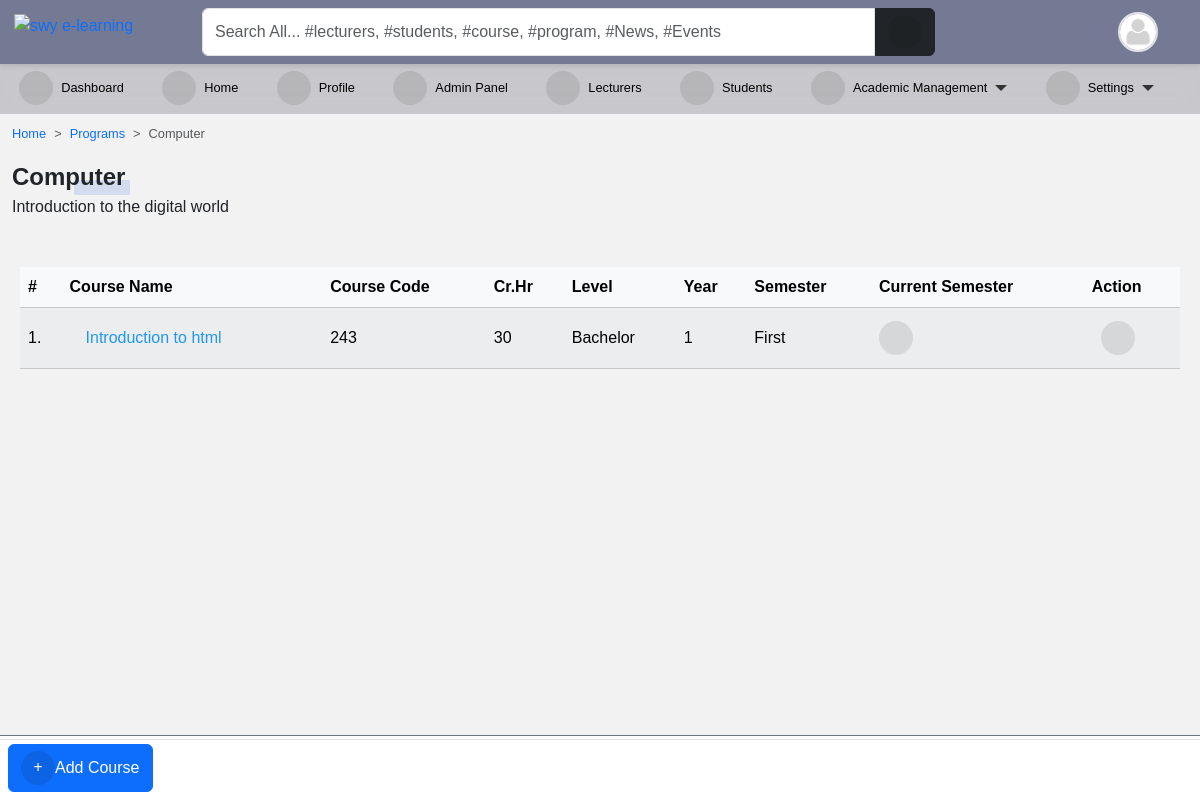
The app's page /programs/1/detail/ (signed in) with its own data.
### accounts/models.py (models this page shows, shortened)
class User(AbstractUser):
    is_student = models.BooleanField(default=False)
    is_lecturer = models.BooleanField(default=False)
    gender = models.CharField(max_length=1, choices=GENDERS, blank=True, null=True)
    phone = models.CharField(max_length=60, blank=True, null=True)
    address = models.CharField(max_length=60, blank=True, null=True)
    picture = models.ImageField(
        upload_to="profile_pictures/%y/%m/%d/", default="default.png", null=True
    )
    email = models.EmailField(blank=True, null=True)
    username_validator = ASCIIUsernameValidator()
    objects = CustomUserManager()
    class Meta:
        ordering = ("-date_joined",)
    @property
    def get_user_role(self):
        if self.is_superuser:
            role = "Admin"
        elif self.is_student:
            role = "Student"
        elif self.is_lecturer:
            role = "Lecturer"
        return role

### course/models.py (models this page shows, shortened)
class Program(models.Model):
    title = models.CharField(max_length=150, unique=True)
    summary = models.TextField(null=True, blank=True)
    objects = ProgramManager()

class Course(models.Model):
    slug = models.SlugField(blank=True, unique=True)
    title = models.CharField(max_length=200, null=True)
    code = models.CharField(max_length=200, unique=True, null=True)
    credit = models.IntegerField(null=True, default=0)
    summary = models.TextField(max_length=200, blank=True, null=True)
    program = models.ForeignKey(Program, on_delete=models.CASCADE)
    level = models.CharField(max_length=25, choices=LEVEL, null=True)
    year = models.IntegerField(choices=YEARS, default=0)
    semester = models.CharField(choices=SEMESTER, max_length=200)
    is_elective = models.BooleanField(default=False, blank=True, null=True)
    objects = CourseManager()
    def get_absolute_url(self):
        return reverse("course_detail", kwargs={"slug": self.slug})
    @property
    def is_current_semester(self):
        from core.models import Semester
        current_semester = Semester.objects.get(is_current_semester=True)
        if self.semester == current_semester.semester:
            return True
        else:
            return False

### course/views.py (the view)
# urls.py: path("<int:pk>/detail/", program_detail, name="program_detail"),
@login_required(login_url='login')
def program_detail(request, pk):
    program = Program.objects.get(pk=pk)
    courses = Course.objects.filter(program_id=pk).order_by("-year")
    credits = Course.objects.aggregate(Sum("credit"))
    paginator = Paginator(courses, 10)
    page = request.GET.get("page")
    courses = paginator.get_page(page)
    return render(
        request,
        "course/program_single.html",
        {
            "title": program.title,
            "program": program,
            "courses": courses,
            "credits": credits,
        },
    )

### templates/course/program_single.html (shortened to what this page needs)
{% extends 'base.html' %}
{% load static %}
{% block content %}
<nav style="--bs-breadcrumb-divider: '>';" aria-label="breadcrumb">
    <ol class="breadcrumb">
        <li class="breadcrumb-item"><a href="/">Home</a></li>
        <li class="breadcrumb-item"><a href="{% url 'programs' %}">Programs</a></li>
        <li class="breadcrumb-item active" aria-current="page">{{ program.title }}</li>
    </ol>
</nav>
{% if request.user.is_superuser or request.user.lecturer  %}
<div class="manage-wrap">
    <a class="btn btn-sm btn-primary" href="{% url 'course_add' pk=program.pk %}">Add
        Course</a>
</div>
{% endif %}
{% if program %}
<div class="title-1">{{ program.title }}</div>
{% if program.summary %}
<p>{{ program.summary }}</p>
{% endif %}
{% endif %}
{% if request.user.is_superuser or request.user.is_lecturer %}
<div class="manage-wrap">
    <a class="btn btn-primary" href="{% url 'course_add' pk=program.pk %}"><i class="fas fa-plus"></i>Add Course</a>
</div>
{% endif %}
<div class="table-responsive p-0 px-2 mt-5">
    <div class="table-shadow">
        <table class="table table-light table-striped">
            <thead>
                <tr>
                    <th>#</th>
                    <th> Course Name </th>
                    <th> Course Code </th>
                    <th> Cr.Hr </th>
                    <th> Level </th>
                    <th> Year </th>
                    <th> Semester </th>
                    <th> Current Semester </th>
                    {% if request.user.is_superuser %}
                    <th>Action</th>
                    {% endif %}
                </tr>
            </thead>
            <tbody>
                {% for course in courses %}
                <tr>
                    <td>{{ forloop.counter }}.</td>
                    <td><a href="{{ course.get_absolute_url }}">
                            {{ course.title }}</a></td>
                    <td>{{ course.code }}</td>
                    <td>{{ course.credit }}</td>
                    <td>{{ course.level }}</td>
                    <td>{{ course.year }}</td>
                    <td>{{ course.semester }}</td>
                    <th>
                        {% if course.is_current_semester == False %}
                        <i class="fas fa-times-circle fa-1-5x danger"></i>
                        {% elif course.is_current_semester == True %}
                        <i class="fas fa-check-circle fa-1-5x"></i>
                        {% endif %}
                    </th>
                    {% if request.user.is_superuser %}
                    <td>
                        <div class="dropstart">
                            <button class="btn btn-sm" type="button" data-bs-toggle="dropdown"
                            data-bs-boundary="window" aria-haspopup="true" aria-expanded="false">
                                <i class="fas fa-ellipsis-v m-0"></i>
                            </button>
                        </div>
                    </td>
                    {% endif %}
                </tr>
                {% endfor %}
            </tbody>
        </table>
    </div>
</div>
{% endblock content %}

### templates/navbar.html (shortened to what this page needs)
{% load static %}
<div id="top-navbar" class="py-2 top-navbar">
	<div class="container">
		<a href="/" class="head-logo">
			<img src="{% static 'img/swy e-learning.jpg' %}" width="40px" alt="swy e-learning">
		</a>
		<div class="nav-wrapper">
			<form class="form-header" action="{% url 'query' %}" method="GET">
				<input id="primary-search" class="form-control rounded-end-0" type="text" name="q" value="{{ request.GET.q }}"
					placeholder="Search All... #lecturers, #students, #course, #program, #News, #Events" required />
				<button class="btn btn-dark rounded-start-0" type="submit">
					<i class="fas fa-search"></i>
				</button>
			</form>
			<div class="dropdown index">
				<div class="avatar border border-2" type="button" data-bs-toggle="dropdown" aria-expanded="false">
					<img src="{{ request.user.picture.url }}">
				</div>
			</div>
		</div>
	</div>
</div>

### static/scss/style1.css (style rules this page uses)
*, body { font-family: "Rubik", sans-serif; }
body { background-color: #f3f2f2; }
.table td, .table th { vertical-align: middle; }
.table tbody > tr > td > a { display: flex; color: #2196f3; padding: 0.5rem 1rem; transition: 0.2s; }
#top-navbar { position: fixed; top: 0; right: 0; -webkit-margin-start: -10px; z-index: 90; padding: 0; background: #747a94; box-shadow: 0px 2px 5px 0px rgba(0, 0, 0, 0.1); transition: 0.3s; margin: 0; }
#top-navbar .container { display: flex; background-color: transparent; position: relative; }
#top-navbar .nav-wrapper { display: flex; flex-wrap: wrap; justify-content: space-between; align-items: center; width: 100%; margin-left: 10rem; background-color: transparent; }
#top-navbar .nav-wrapper .form-header { display: flex; flex: 0.8; }
#top-navbar .nav-wrapper .form-header button { flex: 0.1; }
#top-navbar { left: 0; }
.manage-wrap { position: fixed; bottom: 0; right: 0; left: 300px; padding: 0.5rem; z-index: 10; background-color: rgba(255, 255, 255, 0.8); border-top: 1px solid #6c757d; transition: 0.3s; }
.manage-wrap { left: 0; }
.avatar { width: 40px; height: 40px; border-radius: 50%; overflow: hidden; }
.avatar img { width: 100%; height: 100%; -o-object-fit: cover; object-fit: cover; }
a { color: var(--bs-primary); text-decoration: none; }
.title-1 { position: relative; display: inline-flex; align-items: center; font-family: inherit; text-transform: capitalize; font-weight: 700; font-size: 24px; border-radius: 0.2em; }
.title-1::before { content: ""; position: absolute; bottom: 0; right: -5px; width: 50%; height: 15px; z-index: -1; border-radius: 1px; background-color: rgba(83, 126, 226, 0.2); animation: lineAnim 1s ease-in forwards; }
.fas, .fa { font-size: 16px; display: inline-flex; align-items: center; justify-content: center; width: 34px; height: 34px; background-color: rgba(0, 0, 0, 0.093); border-radius: 50%; }

### templates/aside.html (style rules this page uses)
li { font-size: .8rem; }

### templates/navbar.html (style rules this page uses)
.head-logo { position: absolute; left: -1rem; top: 0.3rem; }

### records on screen
User: user.picture (placeholder picture)
Program: title "Computer", summary "Introduction to the digital world"
Course: title "Introduction to html", code "243", credit "30", level "Bachelor", year "1", semester "First"
